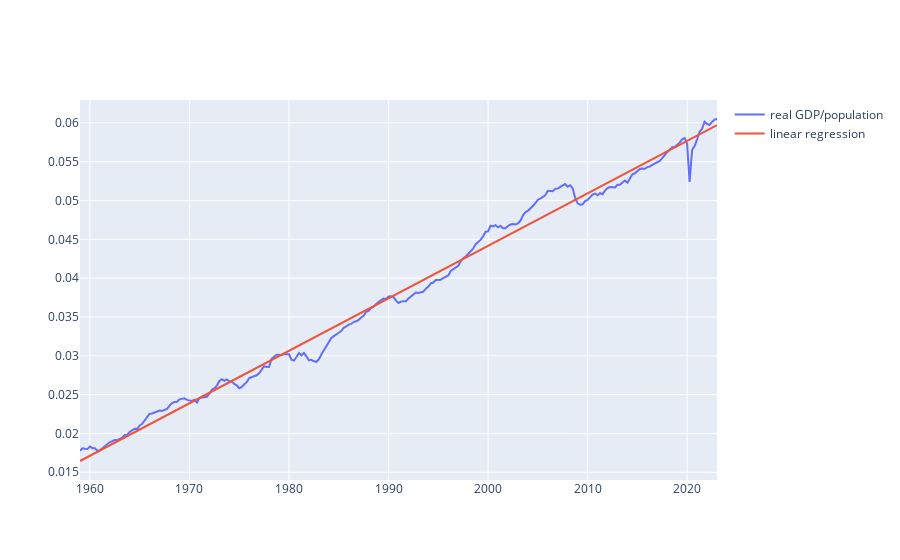

This figure's notebook cell:
### Code cell
fig = make_subplots(rows=1, cols=1)
fig.add_trace(go.Scatter(x=gdp_capita.index, y=gdp_capita, name="real GDP/population"), row=1, col=1)
fig.add_trace(go.Scatter(x=gdp_capita.index, y=gdp_capita.index.map(dt.datetime.toordinal)*slope+intercept, name="linear regression"), row=1, col=1)
fig.show()

### Figure 1 — Plotly figure (JSON) as saved in the notebook; plotly's stock layout.template omitted (floating-point values rounded to 4 significant figures; data arrays with more than 128 entries replaced by an {"elided": "..."} marker saying what was removed)
{"data": [{"name": "real GDP/population", "type": "scatter", "x": {"elided": "257 str values"}, "xaxis": "x", "y": {"elided": "257 float values"}, "yaxis": "y"}, {"name": "linear regression", "type": "scatter", "x": {"elided": "257 str values"}, "xaxis": "x", "y": {"elided": "257 float values"}, "yaxis": "y"}], "layout": {"xaxis": {"anchor": "y", "domain": [0, 1]}, "yaxis": {"anchor": "x", "domain": [0, 1]}}}
